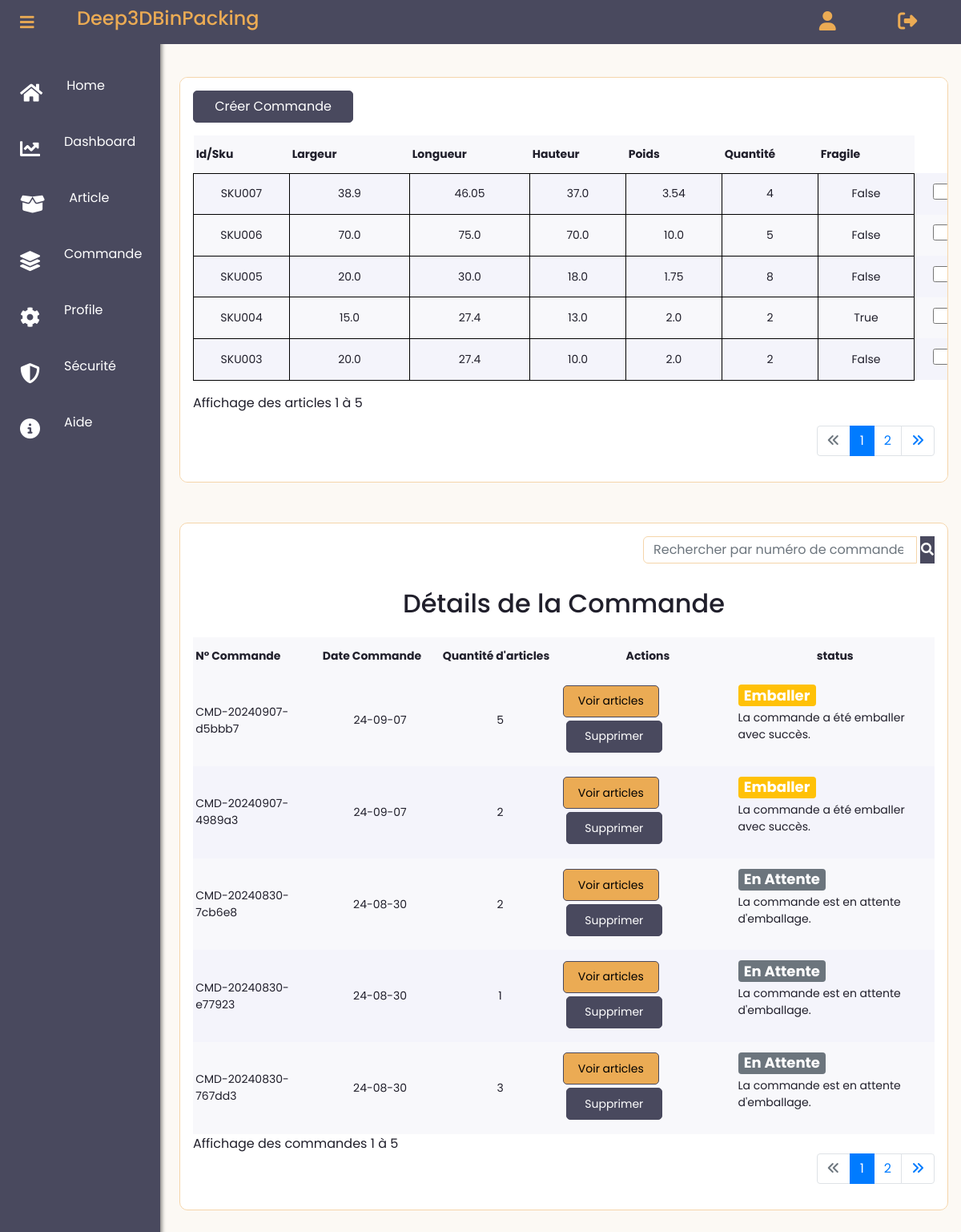
The page /articles (signed in) on the database its author committed.
### app/models.py (models this page shows, shortened)
class Article(db.Model):
    __tablename__ = 'Article'
    id = db.Column(db.Integer, primary_key=True, autoincrement=True)
    user_id = db.Column(db.Integer(), db.ForeignKey('User.id'))
    sku = db.Column(db.String(30), nullable=False)
    largeur = db.Column(db.Float(precision=5), nullable=False)
    longueur = db.Column(db.Float(precision=5), nullable=False)
    hauteur = db.Column(db.Float(precision=5), nullable=False)
    poids = db.Column(db.Float(precision=5), nullable=False)
    quantite = db.Column(db.Integer(), nullable=False)
    fragile = db.Column(db.Boolean(), default=False)
    date_creation = db.Column(db.Date,default=dt_date.today())
    commandes = db.relationship('Commande', secondary=association_table_article_commande, back_populates='articles')

class Commande(db.Model):
    __tablename__ = 'Commande'
    id = db.Column(db.Integer, primary_key=True, autoincrement=True)
    date_creation = db.Column(db.Date, default=dt_date.today())
    numero_commande = db.Column(db.String(50), unique=True, nullable=False)
    user_id = db.Column(db.Integer, db.ForeignKey('User.id'))
    status = db.Column(db.String(20), nullable=False, default='En Attente')  # Exemple : 'pending', 'cancelled', 'validated'
    conteneurs = db.relationship('Conteneur', secondary=association_table_commande_conteneur, back_populates='commandes')
    articles = db.relationship('Article', secondary=association_table_article_commande, back_populates='commandes')

### app/routes.py (the view)
@app.route("/articles", methods=['GET', 'POST'])
@login_required
def article():
    selected_articles = session.get('selected_articles', [])  # Récupérer les articles sélectionnés depuis la session
    page = request.args.get('page', 1, type=int)
    number_articles_per_page = 5  # Nombre d'articles par page
    articles_query = Article.query.filter_by(user_id=current_user.id).order_by(Article.id.desc())
    articles_pagination = articles_query.paginate(page=page, per_page=number_articles_per_page, error_out=False)
    start_index = (articles_pagination.page - 1) * articles_pagination.per_page + 1
    end_index = min(articles_pagination.page * articles_pagination.per_page, articles_query.count())
    user_commandes = Commande.query.filter_by(user_id=current_user.id).all()
    search_commandes = request.args.get('search_commandes')
    search_commandes = request.args.get('search_commandes')
    commande_page = request.args.get('commande_page', 1, type=int)
    per_page = 5
    if search_commandes:
        commandes_query = Commande.query.filter(
            Commande.user_id == current_user.id,  # Filtre par utilisateur
            (
                Commande.numero_commande.ilike(f'%{search_commandes}%') |
            (   Commande.date_creation.ilike(f'%{search_commandes}%')) |
                Commande.status.ilike(f'%{search_commandes}%')
            )
        )
    else:
        commandes_query = Commande.query.filter_by(user_id=current_user.id).order_by(Commande.id.desc())
    commandes_pagination = commandes_query.paginate(page=commande_page, per_page=per_page, error_out=False)
    pagination_args = Pagination(page=commande_page, per_page=per_page, total=commandes_query.count(), css_framework='bootstrap4')
    start_indexc = (commandes_pagination.page - 1) * commandes_pagination.per_page + 1
    end_indexc = min(commandes_pagination.page * commandes_pagination.per_page, commandes_query.count())
    commandes = commandes_pagination.items
    print(f"Nombre de commandes trouvées: {commandes_query.count()}")
    for commande in user_commandes:
        if len(commande.articles) == 0:
            db.session.delete(commande)
    user_commandes = [commande for commande in Commande.query.filter_by(user_id=current_user.id).all() if len(commande.articles) > 0]
    return render_template(
        'user_dashboard/list_article.html',
        selected_articles=selected_articles,
        start_index=start_index,
        end_index=end_index,
        start_indexc=start_indexc,
        end_indexc=end_indexc,
        articles=articles_pagination.items,
        articles_pagination=articles_pagination,
        commandes_pagination=commandes_pagination,
        commandes=commandes,
        pagination_args=pagination_args,
        user_commandes=user_commandes
    )

### app/models.py (called while the page is built)
@login_manager.user_loader
def load_user(user_id):
    return User.query.get(int(user_id))

### app/routes.py (called while the page is built)
@app.before_request
def before_request():
    if current_user.is_authenticated:
        g.image = url_for('static', filename='images/' + current_user.image) if current_user.image else None
    else:
        g.image = None

### app/templates/user_dashboard/list_article.html (shortened to what this page needs)
{% extends "user_dashboard/layout.html" %}
{% block content %}
{% if articles %}
<div class="card detail container">
  <div class="detail-header">
    <form method="POST" action="{{ url_for('create_commande') }}">
      <button type="submit" class="mb-3 download" style="background-color: #49495e; color: #fff; border: 1px solid #49495e; height: 40px;width: 200px;">Créer Commande</button>
      <table>
        <tr>
          <th>Id/Sku</th>
          <th>Largeur</th>
          <th>Longueur</th>
          <th>Hauteur</th>
          <th>Poids</th>
          <th>Quantité</th>
          <th>Fragile</th>
        </tr>
        {% for article in articles_pagination.items %}
        <tr>
          <td style="border: 1px solid black; padding: 5px; text-align: center;">{{ article.sku }}</td>
          <td style="border: 1px solid black; padding: 5px; text-align: center;">{{ article.largeur }}</td>
          <td style="border: 1px solid black; padding: 5px; text-align: center;">{{ article.longueur }}</td>
          <td style="border: 1px solid black; padding: 5px; text-align: center;">{{ article.hauteur }}</td>
          <td style="border: 1px solid black; padding: 5px; text-align: center;">{{ article.poids }}</td>
          <td style="border: 1px solid black; padding: 5px; text-align: center;">{{ article.quantite }}</td>
          <td style="border: 1px solid black; padding: 5px; text-align: center;">{{ article.fragile }}</td>
          <td>
            <input
              style="width: 20px; height: 20px; margin-left: 20px;"
              type="checkbox"
              name="selected_articles"
              value="{{ article.id }}"
              {% if article.id in selected_articles %}checked{% endif %}>
          </td>
        </tr>
        {% endfor %}
      </table>
      <div class="mt-3">
        Affichage des articles {{ start_index }} à {{ end_index }}
      </div>
    </form>
  </div>
  <nav aria-label="Page navigation example">
    <ul class="pagination justify-content-end mt-3">
      <li class="page-item {% if not articles_pagination.has_prev %}disabled{% endif %}">
        <a class="page-link" {% if articles_pagination.has_prev %}href="{{ url_for('article', page=articles_pagination.prev_num) }}"{% endif %}><i class="fa-solid fa-angles-left"></i></a>
      </li>
      {% for page_num in articles_pagination.iter_pages() %}
        {% if page_num %}
          <li class="page-item {% if page_num == articles_pagination.page %}active{% endif %}">
            <a class="page-link" href="{{ url_for('article', page=page_num) }}">{{ page_num }}</a>
          </li>
        {% else %}
          <li class="page-item disabled">
            <a class="page-link" href="#">...</a>
          </li>
        {% endif %}
      {% endfor %}
      <li class="page-item {% if not articles_pagination.has_next %}disabled{% endif %}">
        <a class="page-link" {% if articles_pagination.has_next %}href="{{ url_for('article', page=articles_pagination.next_num) }}"{% endif %}><i class="fa-solid fa-angles-right"></i></a>
      </li>
    </ul>
  </nav>
  {% endif %}
</div>
<div class="card detail container" style="margin-top: 50px;">
  <form class="form-inline justify-content-end mb-3" method="get" action="{{ url_for('article') }}">
    <div class="input-group">
      <input class="form-control mr-sm-1" type="search" placeholder="Rechercher par numéro de commande ou date..." aria-label="search_commandes" name="search_commandes">
      <button type="submit" class="bto btn-primary"><i class="fa fa-search"></i></button>
    </div>
  </form>
{% if commandes %}
  <div class="text-center"><h2>Détails de la Commande</h2></div>
  <div class="detail-header">
  <table class="">
      <thead>
          <tr>
              <th scope="col">N° Commande</th>
              <th scope="col">Date Commande</th>
              <th scope="col">Quantité d'articles</th>
              <th scope="col" class="text-center">Actions</th>
              <th scope="col" class="text-center">status</th>
          </tr>
      </thead>
      <tbody>
        {% for commande in commandes %}
          <tr>
              <td>{{ commande.numero_commande }}</td>
              <td class="text-center">
                {% if commande.date_creation %}
                    {{ commande.date_creation.strftime('%y-%m-%d') }}
                {% else %}
                    Date de création non disponible
                {% endif %}
            </td>
              <td class="text-center">{{ commande.articles|length }}</td>
              <td>
                  <button class="" data-bs-toggle="modal" style="background-color: #ebab54; border: #ebab54; color: black; border: 1px solid #49495e; height: 40px;" data-bs-target="#commandeDetailsModal-{{ commande.id }}">Voir articles</button>
                  <button type="button" class="btn-sm m-1 delete"  style="background-color: #49495e; color: #fff; border: 1px solid #49495e; height: 40px;" data-toggle="modal" data-target="#deleteModal{{commande.id}}">Supprimer</button>
              </td>
              <td>
                {% if commande.status == 'Annuler' %}
                  <span class="badge bg-danger mb-2" style="font-size: 18px; color:#fff">{{ commande.status }}</span>
                  <p>La commande a été annulée.</p>
                {% elif commande.status == 'Valider' %}
                  <span class="badge bg-success mb-1" style="font-size: 18px; color:#fff">{{ commande.status }}</span>
                  <p>La commande a été validée et est en cours de traitement.</p>
                  {% elif commande.status == 'Emballer' %}
                  <span class="badge bg-warning mb-1" style="font-size: 18px; color:#fff">{{ commande.status }}</span>
                  <p>La commande a été emballer avec succès.</p>
                {% else %}
                  <span class="badge bg-secondary mb-1" style="font-size: 18px; color:#fff">{{ commande.status }}</span>
                  <p>La commande est en attente d'emballage.</p>
                {% endif %}
              </td>
          </tr>
          {% endfor %}
      </tbody>
  </table>
</div>
Affichage des commandes {{ start_indexc }} à {{ end_indexc }}
<nav aria-label="Page navigation example mt-3">
  <ul class="pagination justify-content-end">
    <li class="page-item {% if not commandes_pagination.has_prev %}disabled{% endif %}">
      <a class="page-link" {% if commandes_pagination.has_prev %}href="{{ url_for('article', commande_page=commandes_pagination.prev_num) }}"{% endif %}><i class="fa-solid fa-angles-left"></i></a>
    </li>
    {% for page_num in commandes_pagination.iter_pages() %}
      {% if page_num %}
        <li class="page-item {% if page_num == commandes_pagination.page %}active{% endif %}">
          <a class="page-link"  href="{{ url_for('article', commande_page=page_num) }}">{{ page_num }}</a>
        </li>
      {% else %}
        <li class="page-item disabled">
          <a class="page-link"  href="#">...</a>
        </li>
      {% endif %}
    {% endfor %}
    <li class="page-item {% if not commandes_pagination.has_next %}disabled{% endif %}">
      <a class="page-link" {% if commandes_pagination.has_next %}href="{{ url_for('article', commande_page=commandes_pagination.next_num) }}"{% endif %}><i class="fa-solid fa-angles-right"></i></a>
    </li>
  </ul>
</nav>
{% else %}
<div class="alert-warning text-center">
  Aucune commandes trouvées
</div>
</div>
{% endif %}
{% endblock content %}

### app/static/client/main.css (style rules this page uses)
* { margin: 0; padding: 0; box-sizing: border-box; outline: none; font-family: "Poppins", sans-serif; }
body { background-color: #fcf9f4; }
h2 { font: 18px; padding: 15px 0; }
.card { background-color: #fff; padding: 1rem; border-radius: 10px; }
.detail { grid-area: detail; overflow-x: auto; }
.detail-header { display: grid; grid-auto-flow: column; justify-items: space-between; align-items: center; }
.detail-header button { height: 30px; width: 120px; border: 1px solid #2d2b98; background-color: #2d2b98; color:#f2f2f2; border-radius: 5px; cursor: pointer; transition: all 0.2s ease-in; }
.detail table { width: 100%; border-collapse: collapse; }
.detail table tr:nth-child(odd) { background-color: #f8f8fb; }
.detail table tr { background-color: #f4f4fb; }
.detail table th, .detail table td { padding: 0.8rem 0.2rem; text-align: left; min-width: 120px; font-size: 14px; }
.detail table tr td:nth-child(2), .detail table tr td:nth-child(3) { min-width: 150px; }
.delete { background-color: #49495e; color: #fff; border: 1px solid #49495e; }

### app/static/client/account.css (style rules this page uses)
.card { border: solid 1px #f5d5aa; }
.btn-primary { background-color: #49495e; color: #fff; border: 1px solid #49495e; }
.form-control { width: 100%; margin-bottom: 24px; border: 1px solid #f5d5aa; border-radius: 6px; font-size: 16px; line-height: 20px; }
button, input { overflow: visible; }

### rows shown on the page
Article: sku "SKU007", largeur "38.9", longueur "46.05", hauteur "37.0", poids "3.54", quantite "4", fragile "False"
Article: sku "SKU006", largeur "70.0", longueur "75.0", hauteur "70.0", poids "10.0", quantite "5", fragile "False"
Article: sku "SKU005", largeur "20.0", longueur "30.0", hauteur "18.0", poids "1.75", quantite "8", fragile "False"
Article: sku "SKU004", largeur "15.0", longueur "27.4", hauteur "13.0", poids "2.0", quantite "2", fragile "True"
Article: sku "SKU003", largeur "20.0", longueur "27.4", hauteur "10.0", poids "2.0", quantite "2", fragile "False"
Commande: numero_commande "CMD-20240907-d5bbb7", date_creation "24-09-07", articles|length "5", status "Emballer"
Commande: numero_commande "CMD-20240907-4989a3", date_creation "24-09-07", articles|length "2", status "Emballer"
Commande: numero_commande "CMD-20240830-7cb6e8", date_creation "24-08-30", articles|length "2", status "En Attente"
Commande: numero_commande "CMD-20240830-e77923", date_creation "24-08-30", articles|length "1", status "En Attente"
Commande: numero_commande "CMD-20240830-767dd3", date_creation "24-08-30", articles|length "3", status "En Attente"

### other values the page prints
{{ start_index }} "1"
{{ end_index }} "5"
{{ page_num }} "1" "2"
{{ start_indexc }} "1"
{{ end_indexc }} "5"
